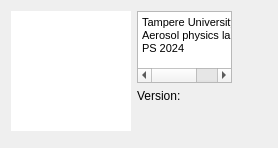
<?xml version="1.0" encoding="UTF-8"?>
<ui version="4.0">
 <class>aboutWindow</class>
 <widget class="QWidget" name="aboutWindow">
  <property name="geometry">
   <rect>
    <x>0</x>
    <y>0</y>
    <width>278</width>
    <height>148</height>
   </rect>
  </property>
  <property name="windowTitle">
   <string>About</string>
  </property>
  <layout class="QHBoxLayout" name="horizontalLayout">
   <item>
    <layout class="QVBoxLayout" name="verticalLayout">
     <property name="rightMargin">
      <number>0</number>
     </property>
     <property name="bottomMargin">
      <number>0</number>
     </property>
     <item>
      <widget class="QGraphicsView" name="graphicsView">
       <property name="sizePolicy">
        <sizepolicy hsizetype="Expanding" vsizetype="Expanding">
         <horstretch>0</horstretch>
         <verstretch>0</verstretch>
        </sizepolicy>
       </property>
       <property name="minimumSize">
        <size>
         <width>120</width>
         <height>120</height>
        </size>
       </property>
       <property name="frameShape">
        <enum>QFrame::NoFrame</enum>
       </property>
       <property name="verticalScrollBarPolicy">
        <enum>Qt::ScrollBarAlwaysOff</enum>
       </property>
       <property name="horizontalScrollBarPolicy">
        <enum>Qt::ScrollBarAlwaysOff</enum>
       </property>
       <property name="sizeAdjustPolicy">
        <enum>QAbstractScrollArea::AdjustToContents</enum>
       </property>
      </widget>
     </item>
     <item>
      <spacer name="verticalSpacer">
       <property name="orientation">
        <enum>Qt::Vertical</enum>
       </property>
       <property name="sizeHint" stdset="0">
        <size>
         <width>20</width>
         <height>40</height>
        </size>
       </property>
      </spacer>
     </item>
    </layout>
   </item>
   <item>
    <layout class="QVBoxLayout" name="verticalLayout_2">
     <item>
      <widget class="QTextEdit" name="textEdit">
       <property name="sizePolicy">
        <sizepolicy hsizetype="Expanding" vsizetype="Fixed">
         <horstretch>0</horstretch>
         <verstretch>0</verstretch>
        </sizepolicy>
       </property>
       <property name="sizeAdjustPolicy">
        <enum>QAbstractScrollArea::AdjustToContents</enum>
       </property>
       <property name="lineWrapMode">
        <enum>QTextEdit::NoWrap</enum>
       </property>
       <property name="html">
        <string>&lt;!DOCTYPE HTML PUBLIC &quot;-//W3C//DTD HTML 4.0//EN&quot; &quot;http://www.w3.org/TR/REC-html40/strict.dtd&quot;&gt;
&lt;html&gt;&lt;head&gt;&lt;meta name=&quot;qrichtext&quot; content=&quot;1&quot; /&gt;&lt;meta charset=&quot;utf-8&quot; /&gt;&lt;style type=&quot;text/css&quot;&gt;
p, li { white-space: pre-wrap; }
hr { height: 1px; border-width: 0; }
li.unchecked::marker { content: &quot;\2610&quot;; }
li.checked::marker { content: &quot;\2612&quot;; }
&lt;/style&gt;&lt;/head&gt;&lt;body style=&quot; font-family:'Segoe UI'; font-size:9pt; font-weight:400; font-style:normal;&quot;&gt;
&lt;p style=&quot; margin-top:0px; margin-bottom:0px; margin-left:0px; margin-right:0px; -qt-block-indent:0; text-indent:0px;&quot;&gt;&lt;span style=&quot; font-family:'MS Shell Dlg 2'; font-size:8.25pt;&quot;&gt;Tampere University&lt;/span&gt;&lt;/p&gt;
&lt;p style=&quot; margin-top:0px; margin-bottom:0px; margin-left:0px; margin-right:0px; -qt-block-indent:0; text-indent:0px;&quot;&gt;&lt;span style=&quot; font-family:'MS Shell Dlg 2'; font-size:8.25pt;&quot;&gt;Aerosol physics laboratory&lt;/span&gt;&lt;/p&gt;
&lt;p style=&quot; margin-top:0px; margin-bottom:0px; margin-left:0px; margin-right:0px; -qt-block-indent:0; text-indent:0px;&quot;&gt;&lt;span style=&quot; font-family:'MS Shell Dlg 2'; font-size:8.25pt;&quot;&gt;PS 2024&lt;/span&gt;&lt;/p&gt;&lt;/body&gt;&lt;/html&gt;</string>
       </property>
       <property name="textInteractionFlags">
        <set>Qt::TextSelectableByKeyboard|Qt::TextSelectableByMouse</set>
       </property>
      </widget>
     </item>
     <item>
      <widget class="QLabel" name="versionLabel">
       <property name="text">
        <string>Version: </string>
       </property>
      </widget>
     </item>
     <item>
      <spacer name="verticalSpacer_2">
       <property name="orientation">
        <enum>Qt::Vertical</enum>
       </property>
       <property name="sizeType">
        <enum>QSizePolicy::Expanding</enum>
       </property>
       <property name="sizeHint" stdset="0">
        <size>
         <width>20</width>
         <height>40</height>
        </size>
       </property>
      </spacer>
     </item>
    </layout>
   </item>
   <item>
    <spacer name="horizontalSpacer">
     <property name="orientation">
      <enum>Qt::Horizontal</enum>
     </property>
     <property name="sizeHint" stdset="0">
      <size>
       <width>40</width>
       <height>20</height>
      </size>
     </property>
    </spacer>
   </item>
  </layout>
 </widget>
 <resources/>
 <connections/>
</ui>
